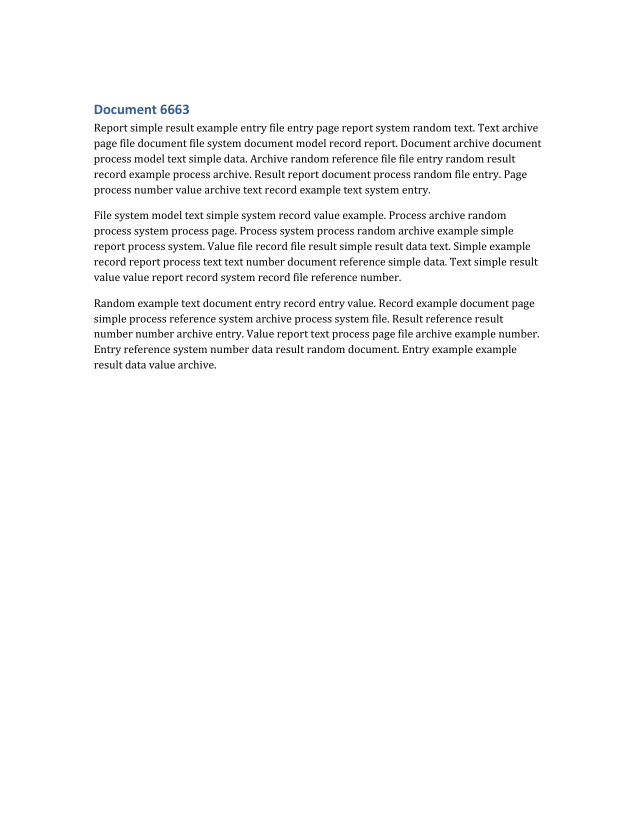
#> input picture data/pages/negative_normal/negative_normal_00244_p01.jpg, 1275 x 1650 px (shown at 1/2 size); its folder holds only this picture in this run
$ jupyter execute --allow-errors passport_page_to_vector.ipynb   (shell and % lines are left out)
#> lines starting #> are read from the running program, lines starting #| are printed output that depends on the picture
# Passport-page visual embeddings with a multi-scale CNN

**Goal:** transform every document-page image into one fixed-length visual vector suitable for passport-presence classification.

## Why a plain flattened or resized page is not enough

An A4 scan may be roughly 2,500 × 3,500 pixels, while a passport can occupy only part of it. Resizing the whole page directly to 224 × 224 destroys small but important evidence such as the MRZ, portrait/layout relationship, security patterns, and document borders. Flattening raw pixels also creates a huge, position-sensitive vector and does not learn useful visual features.

## Representation used in this notebook

1. **Full-page view** — keeps the page-level context.
2. **Overlapping tiles at two scales** — preserves local passport structure and detail.
3. **Pretrained EfficientNet-B0 CNN** — converts each view to a semantic 1,280-value feature vector.
4. **Multi-instance pooling** — mean, maximum, and standard deviation across tile vectors preserve common, strong, and variable local evidence.
5. The output is `[full_page, tile_mean, tile_max, tile_std]`, a **5,120-value vector per page**.

This is a good starting point when only page-level labels are available. If passport bounding boxes can be labeled, object detection is usually the stronger final solution because it learns where the passport is.

Official references: [TorchVision EfficientNet-B0](https://docs.pytorch.org/vision/stable/models/generated/torchvision.models.efficientnet_b0.html), [PyTorch transfer learning tutorial](https://docs.pytorch.org/tutorials/beginner/transfer_learning_tutorial.html), and [TorchVision object-detection fine-tuning tutorial](https://docs.pytorch.org/tutorials/intermediate/torchvision_tutorial.html).

## Alternatives and when to use them

| Method | Advantages | Main limitation | When to choose it |
|---|---|---|---|
| Whole-page CNN only | Simple and fast | Small passports lose detail after resizing | Passport normally fills most of the page |
| **Full page + overlapping tiles (this notebook)** | Works with page labels; keeps context and local detail; fixed vector size | More inference time; does not explicitly localize | Best starting point for the described dataset |
| Object detector (Faster R-CNN/RetinaNet/YOLO family) | Localizes passport and ignores unrelated page content | Requires passport bounding-box labels | Best production approach when boxes can be annotated |
| CNN vector + OCR/MRZ features | Visual layout plus very strong textual evidence | More pipeline components; OCR can fail on blur/rotation | Useful when precision must be high and OCR already exists |

Do not train a CNN from random initialization unless the dataset is large. Start from ImageNet weights, first train a small classifier on frozen embeddings, and then fine-tune the last CNN blocks if validation results justify it.

## 1. Installation

Run the next cell only if the packages are missing. Install the CUDA-compatible PyTorch build for your environment when a GPU is available.

## 2. Imports and configuration

Expected input:

- JPG/JPEG/PNG pages under `dataset_images/` (subdirectories are allowed).
- Optional `labels.csv` with `relative_path,label` and optionally `document_id`.
- `label` should be `1` for a page containing a passport and `0` otherwise.

`document_id` is strongly recommended when several pages came from the same PDF/Word file. It prevents pages from the same source document appearing in both training and validation.

[cell 1]
from contextlib import nullcontext
from pathlib import Path
import random

import joblib
import matplotlib.pyplot as plt
import numpy as np
import pandas as pd
from PIL import Image, ImageOps
from tqdm.auto import tqdm

import torch
import torch.nn as nn
import torch.nn.functional as F
from torchvision.models import EfficientNet_B0_Weights, efficientnet_b0

from sklearn.linear_model import LogisticRegression
from sklearn.metrics import (
    ConfusionMatrixDisplay,
    classification_report,
    roc_auc_score,
)
from sklearn.model_selection import GroupShuffleSplit, train_test_split
from sklearn.pipeline import make_pipeline
from sklearn.preprocessing import StandardScaler

SEED = 42
random.seed(SEED)
np.random.seed(SEED)
torch.manual_seed(SEED)
#> (this line was passed over: torch is not available in this run)

DATA_DIR = Path("data/pages")
OUTPUT_DIR = Path("passport_vector_output_big_dstaset")
LABELS_FILE = Path("passport_page_labels_big_dataset.csv")

IMAGE_EXTENSIONS = {".jpg", ".jpeg", ".png"}

# Relative tile sides: 0.38 and 0.60 of the page's shorter side.
# The smaller scale retains detail; the larger scale can contain the whole passport.
TILE_SCALES = (0.38, 0.60)
TILE_OVERLAP = 0.25
MAX_TILES_PER_ROTATION = 32

# Use (0, 90, 180, 270) if pages/passports may be rotated.
# More angles improve robustness but increase runtime almost linearly.
ROTATIONS = (0,)

VIEW_BATCH_SIZE = 32
#> (the rest of this cell did not finish here and is left out)

## 3. Find the input images

[cell 2]
image_paths = sorted(
    p for p in DATA_DIR.rglob("*")
    if p.is_file() and p.suffix.lower() in IMAGE_EXTENSIONS
)

files_df = pd.DataFrame({
    "relative_path": [p.relative_to(DATA_DIR).as_posix() for p in image_paths],
    "image_name": [p.name for p in image_paths],
    "image_path": [str(p) for p in image_paths],
})

print(f"Found {len(files_df):,} images")
display(files_df.head())

if files_df.empty:
    raise FileNotFoundError(
        f"No JPG/JPEG/PNG images were found under: {DATA_DIR.resolve()}"
    )

## 4. Create full-page and overlapping local views

The blank-tile filter removes almost empty margins. If there are more than `MAX_TILES_PER_ROTATION`, the most informative tiles are retained using simple ink and intensity-variation scores. This happens before CNN inference and only reduces wasted computation.

[cell 3]
def open_rgb(path):
    image = Image.open(path)
    image = ImageOps.exif_transpose(image)
    return image.convert("RGB")


def letterbox_square(image, fill=(255, 255, 255)):
    # Pad an image to a square without changing its aspect ratio.
    side = max(image.size)
    canvas = Image.new("RGB", (side, side), fill)
    x = (side - image.width) // 2
    y = (side - image.height) // 2
    canvas.paste(image, (x, y))
    return canvas


def sliding_positions(length, crop_size, stride):
    if length <= crop_size:
        return [0]
    positions = list(range(0, length - crop_size + 1, stride))
    last = length - crop_size
    if positions[-1] != last:
        positions.append(last)
    return positions


def tile_information_score(tile):
    gray = np.asarray(tile.convert("L").resize((96, 96)), dtype=np.float32) / 255.0
    ink_fraction = float((gray < 0.96).mean())
    intensity_std = float(gray.std())
    return intensity_std + 0.5 * ink_fraction, ink_fraction, intensity_std


def make_tiles(image, scales=TILE_SCALES, overlap=TILE_OVERLAP, max_tiles=32):
    width, height = image.size
    short_side = min(width, height)
    candidates = []

    for scale in scales:
        crop_size = int(round(short_side * scale))
        crop_size = max(256, min(crop_size, short_side))
        stride = max(1, int(round(crop_size * (1.0 - overlap))))

        xs = sliding_positions(width, crop_size, stride)
        ys = sliding_positions(height, crop_size, stride)

        for y in ys:
            for x in xs:
                tile = image.crop((x, y, x + crop_size, y + crop_size))
                score, ink, std = tile_information_score(tile)

                # Keep content and reject almost-white page margins.
                if ink >= 0.01 or std >= 0.03:
                    candidates.append({
                        "tile": tile,
                        "score": score,
                        "scale": scale,
                        "box": (x, y, x + crop_size, y + crop_size),
                    })

    candidates.sort(key=lambda item: item["score"], reverse=True)
    return candidates[:max_tiles]


def create_page_views(image):
    # Return one page view and selected local tiles from configured rotations.
    page_view = letterbox_square(image)
    tile_records = []

    for angle in ROTATIONS:
        rotated = image if angle == 0 else image.rotate(angle, expand=True, fillcolor="white")
        records = make_tiles(
            rotated,
            max_tiles=MAX_TILES_PER_ROTATION,
        )
        for record in records:
            record["angle"] = angle
        tile_records.extend(records)

    # Ensure pooling always has at least one local view.
    if not tile_records:
        tile_records = [{
            "tile": page_view,
            "score": 0.0,
            "scale": 1.0,
            "box": (0, 0, image.width, image.height),
            "angle": 0,
        }]

    return page_view, tile_records

## 5. Inspect the tiles before extracting vectors

[cell 4]
sample_path = image_paths[0]
sample_image = open_rgb(sample_path)
#> in open_rgb, image is the input picture: PIL image 1275x1650 RGB; mean R, G, B 249.2, 249.3, 249.3
sample_page_view, sample_tiles = create_page_views(sample_image)
#> in letterbox_square, `canvas = Image.new("RGB", (side, side), fill)`: canvas: PIL image 1650x1650 RGB; every value is 255
#> in letterbox_square, `canvas.paste(image, (x, y))`:
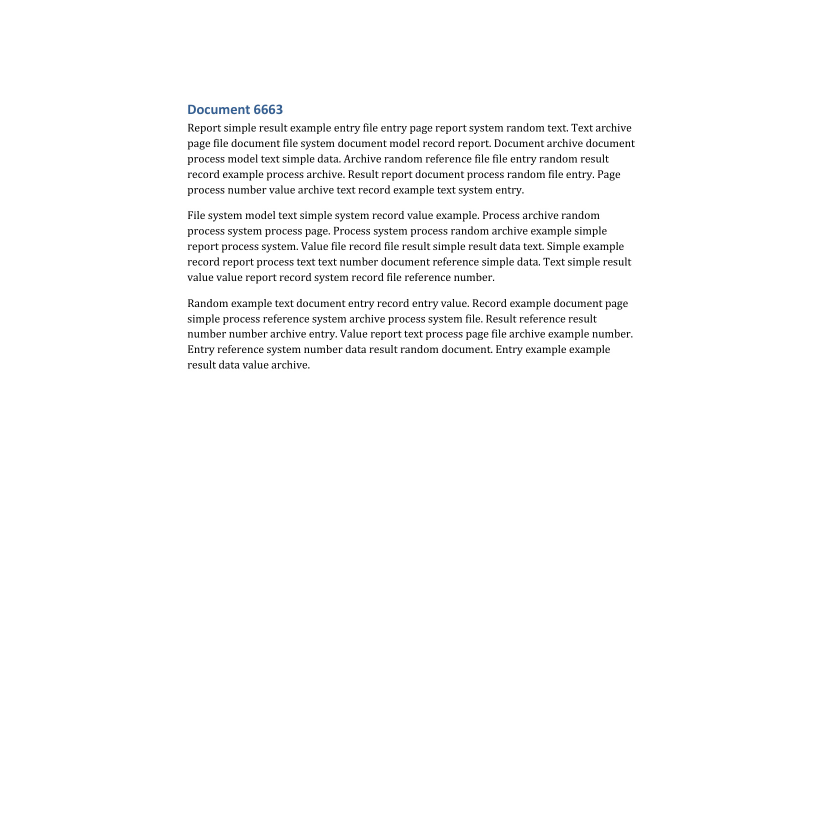
#> canvas: PIL image 1650x1650 RGB (shown at 1/2 size); mean R, G, B 250.5, 250.6, 250.6
#> after the loop in create_page_views, `for angle in ROTATIONS:`: record = 5 items; tile_records = 13 items
#> sample_tiles = 13 items

print("Image:", sample_path)
print("Original size:", sample_image.size)
#| Original size: (1275, 1650)
print("Selected local views:", len(sample_tiles))
#| Selected local views: 13

n_show = min(9, len(sample_tiles))
#> n_show = 9
fig, axes = plt.subplots(1, n_show + 1, figsize=(3 * (n_show + 1), 3))
axes[0].imshow(sample_image)
axes[0].set_title("Full page")
axes[0].axis("off")

for ax, record in zip(axes[1:], sample_tiles[:n_show]):
    ax.imshow(record["tile"])
    ax.set_title(f"scale={record['scale']:.2f}\nangle={record['angle']}°")
    ax.axis("off")
#> this loop made 9 passes

plt.tight_layout()
plt.show()
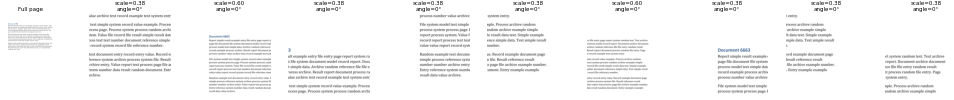
#> figure drawn by matplotlib, 10 panels

## 6. Load the pretrained convolutional encoder

EfficientNet-B0 is compact and returns a 1,280-dimensional feature vector after global pooling. Its final ImageNet classification layer is removed. The official weight-specific preprocessing is used.

[cell 5]
weights = EfficientNet_B0_Weights.DEFAULT
#> (the rest of this cell did not finish here and is left out)

## 7. Convert one page to one fixed-length vector

Each per-view embedding is L2-normalized first. The final concatenated vector is normalized again, which usually makes the downstream classifier more stable.

[cell 6]
def encode_views(pil_images, batch_size=VIEW_BATCH_SIZE):
    batches = []

    for start in range(0, len(pil_images), batch_size):
        current = pil_images[start:start + batch_size]
        tensor = torch.stack([preprocess(image) for image in current]).to(DEVICE)

        amp = (
            torch.autocast(device_type="cuda", dtype=torch.float16)
            if DEVICE.type == "cuda"
            else nullcontext()
        )

        with torch.inference_mode(), amp:
            embeddings = encoder(tensor)
            embeddings = F.normalize(embeddings.float(), p=2, dim=1)

        batches.append(embeddings.cpu())

    return torch.cat(batches, dim=0)


def image_to_vector(image):
    page_view, tile_records = create_page_views(image)

    page_embedding = encode_views([page_view])[0]
    tile_embeddings = encode_views([item["tile"] for item in tile_records])

    tile_mean = tile_embeddings.mean(dim=0)
    tile_max = tile_embeddings.max(dim=0).values
    tile_std = tile_embeddings.std(dim=0, unbiased=False)

    vector = torch.cat([
        page_embedding,
        tile_mean,
        tile_max,
        tile_std,
    ])
    vector = F.normalize(vector, p=2, dim=0)

    return vector.numpy().astype(np.float32), len(tile_records)


#> (the rest of this cell did not finish here and is left out)

#> in image_to_vector, `page_view, tile_records = create_page_views(image)`: tile_records = 13 items
print("Vector shape:", sample_vector.shape)
print("Tile count:", sample_tile_count)
print("L2 norm:", np.linalg.norm(sample_vector))

## 8. Transform the complete dataset

The output is saved in compressed NumPy format. It contains:

- `X`: matrix with one 5,120-value row per successfully processed page;
- `relative_path`: stable image identifiers;
- `image_name`: original basenames.

Failed images are recorded in `embedding_metadata.csv` instead of stopping the complete run.

[cell 7]
vectors = []
metadata = []

for row in tqdm(files_df.itertuples(index=False), total=len(files_df), desc="Pages"):
    try:
        image = open_rgb(row.image_path)
        vector, tile_count = image_to_vector(image)
        vectors.append(vector)
        metadata.append({
            "relative_path": str(DATA_DIR) + "/" + row.relative_path,
            "image_name": row.image_name,
            "image_path": row.image_path,
            "width": image.width,
            "height": image.height,
            "tile_count": tile_count,
            "status": "ok",
            "error": "",
            "vector_row": len(vectors) - 1,
        })
    except Exception as exc:
        metadata.append({
            "relative_path": str(DATA_DIR) + "/" + row.relative_path,
            "image_name": row.image_name,
            "image_path": row.image_path,
            "width": np.nan,
            "height": np.nan,
            "tile_count": 0,
            "status": "failed",
            "error": repr(exc),
            "vector_row": np.nan,
        })
#> pass 2 of the loop `for row in tqdm(files_df.itertuples(index=False), total=len(files_df),..`:
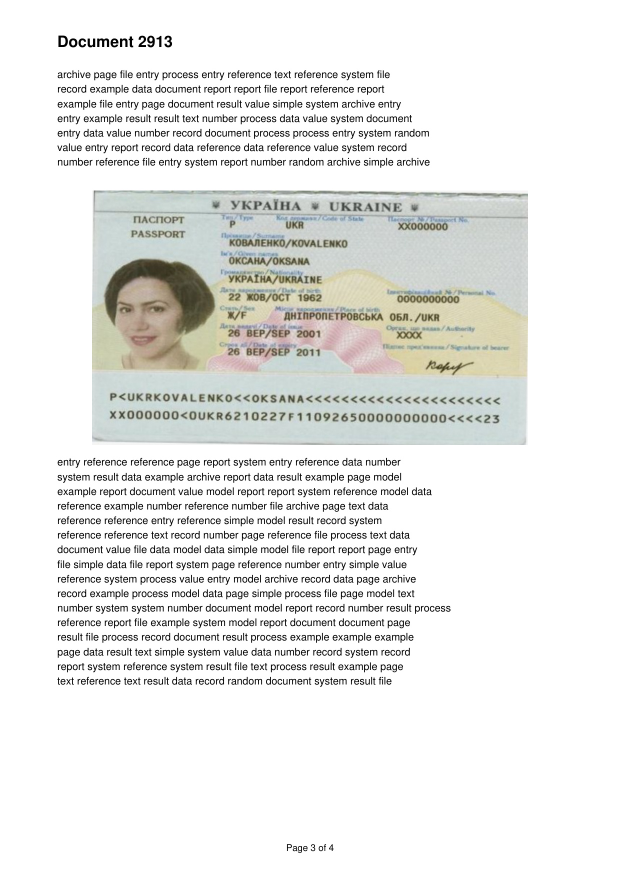
#> input picture data/pages/passport_normal/passport_normal_00024_p03.jpg, 1241 x 1754 px (shown at 1/2 size)
#> in open_rgb, image is the input picture: PIL image 1241x1754 RGB; mean R, G, B 233.7, 234.2, 232.1
#> in letterbox_square (call 4), `canvas.paste(image, (x, y))`:
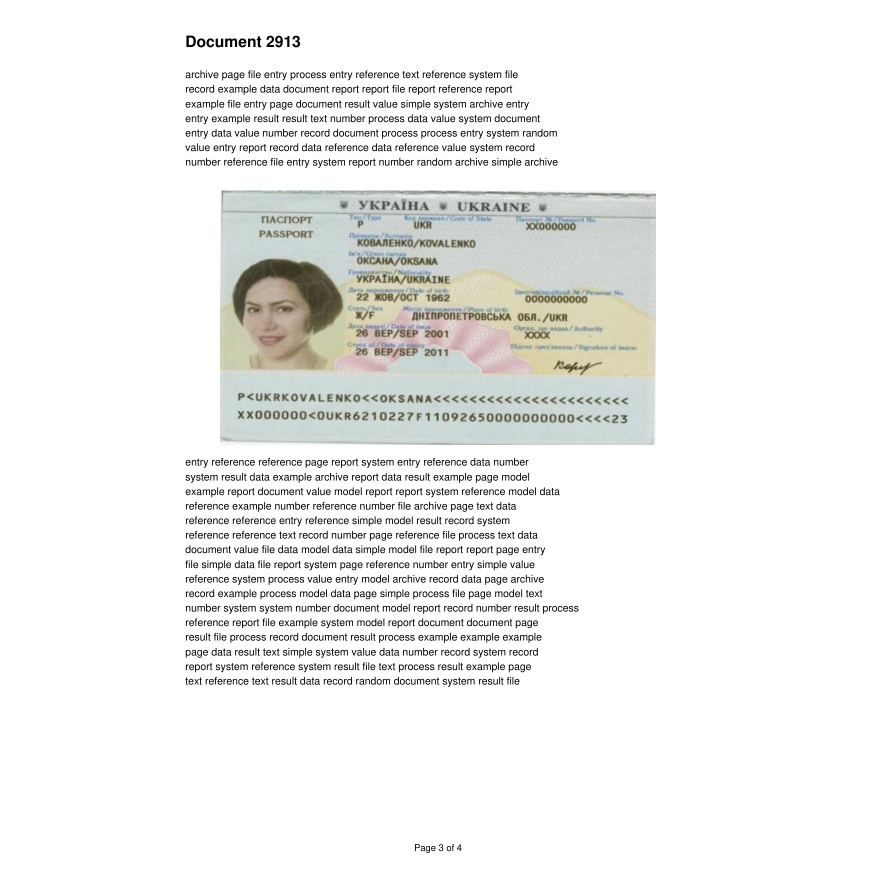
#> canvas: PIL image 1754x1754 RGB (shown at 1/2 size); mean R, G, B 239.9, 240.3, 238.8
#> (reads passport_page_labels_big_dataset.csv from the repository)
